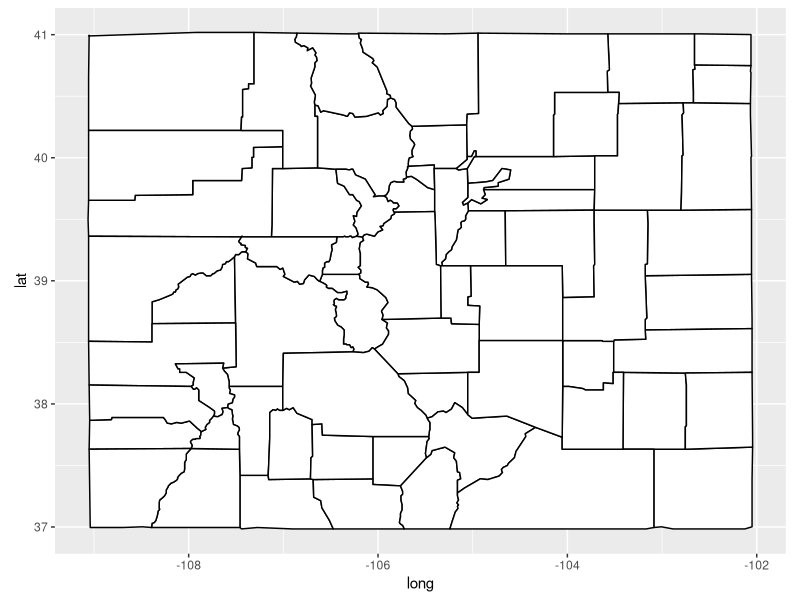
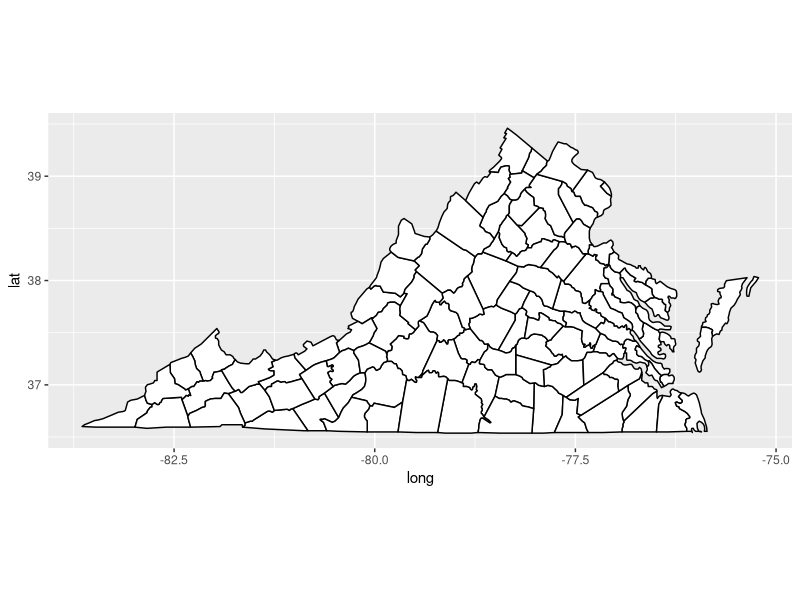
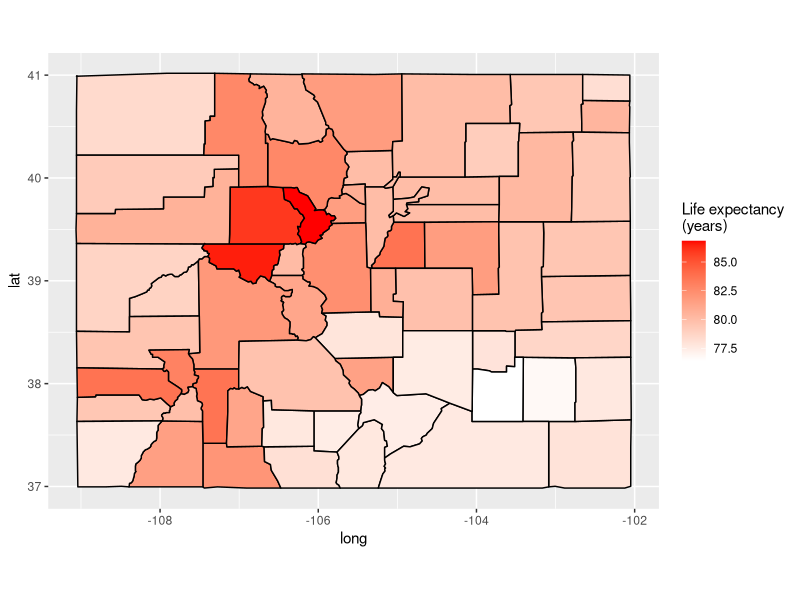
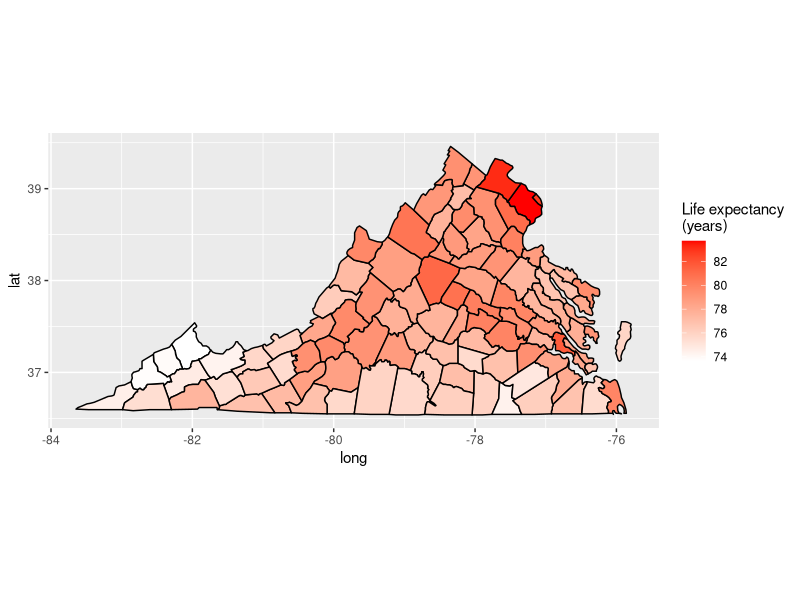
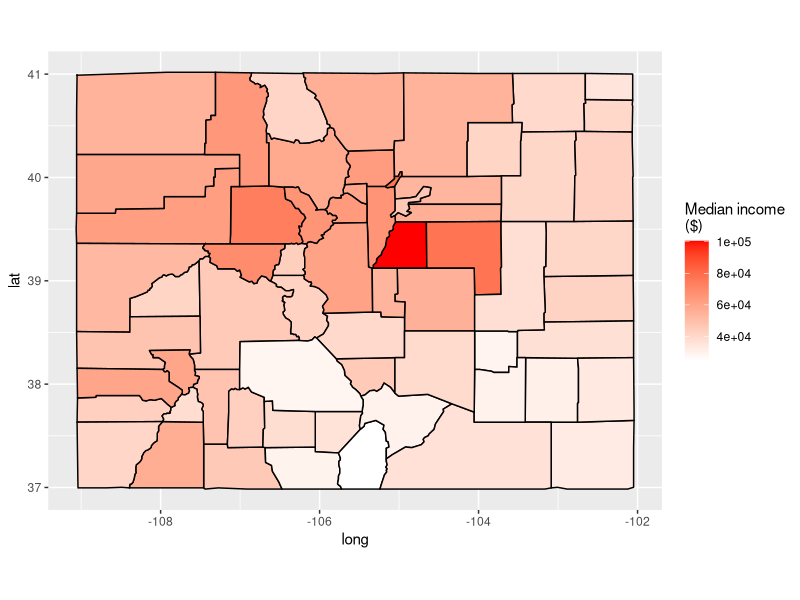
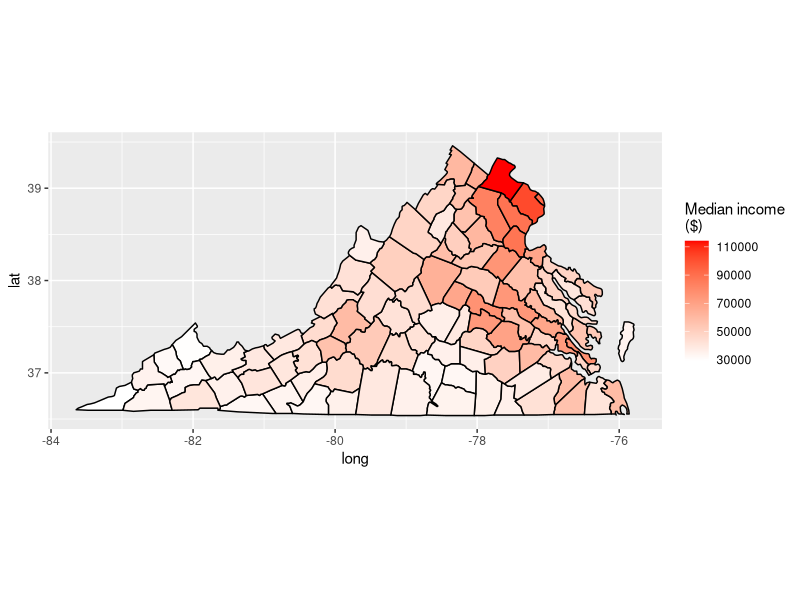
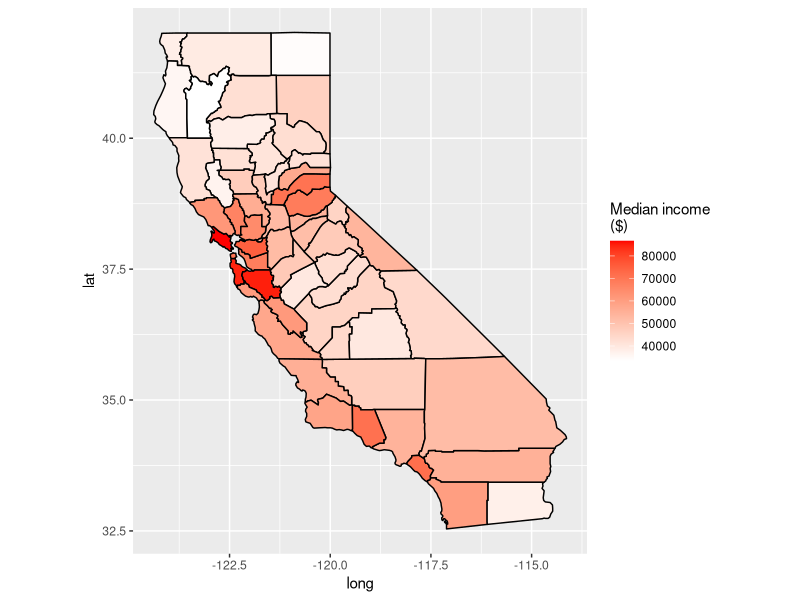
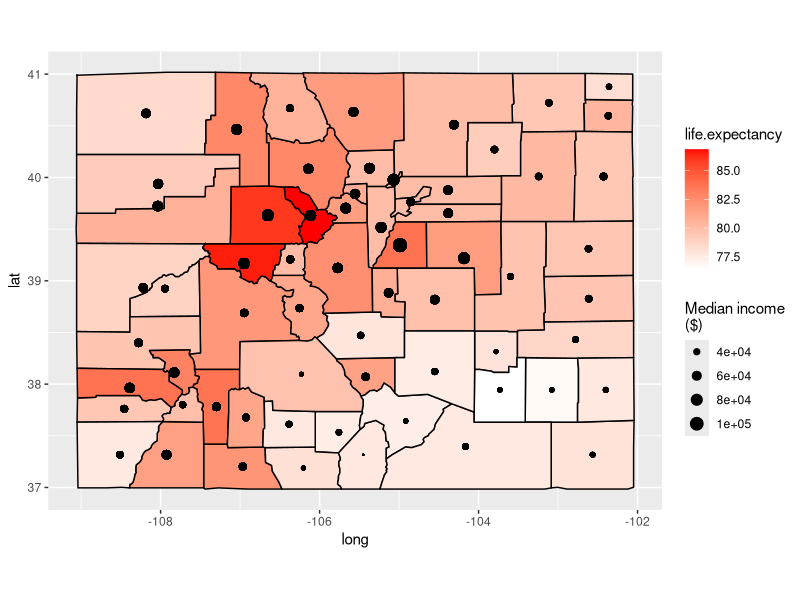

Reproduce these figures in R, in order.
## ---- chunk 1
library(maps)
library(ggplot2) 	
## ---- chunk 2
map.county <- map_data("county")
life.expectancy.county <- read.csv("data/usa_county_life_expectancy.tsv", sep="\t")
poverty.county <- read.csv("data/usa_census_poverty_data.tsv", sep="\t")
## ---- chunk 3
ggplot() +
	geom_polygon(data=subset(map.county, region == "colorado"), aes(x=long, y=lat, group=group), fill="white", color="black") +
	coord_fixed(1.3)
## ---- chunk 4
ggplot() +
	geom_polygon(data=subset(map.county, region == "virginia"), aes(x=long, y=lat, group=group), fill="white", color="black") +
	coord_fixed(1.3)
## ---- chunk 5
	data.county <- map.county
	data.county$polyname <- paste(data.county$region, data.county$subregion, sep=",")
	data.county <- merge(data.county, county.fips, by="polyname")
	data.county <- merge(data.county, poverty.county, by.x="fips", by.y="STCOU")
## ---- chunk 6
	data.county <- merge(data.county, life.expectancy.county, by.x="fips", by.y="FIPS")
	life.expectancy.split.fn <- function(val) {
		#' Breaks apart life expectancy data in () format. Returns the amount in years (as int).
		as.numeric(strsplit(val, "[ (]")[[1]][[1]])
	}
	data.county$life.expectancy <- as.numeric(lapply(as.character(data.county$Life.expectancy..2014.), life.expectancy.split.fn))
	data.county <- data.county[with(data.county, order(fips, order)),]
## ---- chunk 7
data.county.co <- subset(data.county, region == "colorado")
ggplot() +
    geom_polygon(data=data.county.co, aes(x=long, y=lat, group=group, fill=life.expectancy), color="black") +
    scale_fill_gradient(low="white", high="red", name="Life expectancy\n(years)") +
    coord_fixed(1.3)
## ---- chunk 8
data.county.va <- subset(data.county, region == "virginia")
ggplot() +
    geom_polygon(data=data.county.va, aes(x=long, y=lat, group=group, fill=life.expectancy), color="black") +
    scale_fill_gradient(low="white", high="red", name="Life expectancy\n(years)") +
    coord_fixed(1.3)
## ---- chunk 9
ggplot() +
    geom_polygon(data=data.county.co, aes(x=long, y=lat, group=group, fill=IPE010209D), color="black") +
    scale_fill_gradient(low="white", high="red", name="Median income\n($)") +
    coord_fixed(1.3)
## ---- chunk 10
ggplot() +
    geom_polygon(data=data.county.va, aes(x=long, y=lat, group=group, fill=IPE010209D), color="black") +
    scale_fill_gradient(low="white", high="red", name="Median income\n($)") +
    coord_fixed(1.3)
## ---- chunk 11
data.county.ca <- subset(data.county, region == "california")
ggplot() +
    geom_polygon(data=data.county.ca, aes(x=long, y=lat, group=group, fill=IPE010209D), color="black") +
    scale_fill_gradient(low="white", high="red", name="Median income\n($)") +
    coord_fixed(1.3)
## ---- chunk 12
polygon.center.fn = function(data) {
	0.5 * (max(data) + min(data))
}
x <- tapply(data.county$long, data.county$fips, FUN=polygon.center.fn)
y <- tapply(data.county$lat, data.county$fips, FUN=polygon.center.fn)
centers <- data.frame(fips=rownames(x), center.x=as.numeric(x), center.y=as.numeric(y))
data.county <- merge(data.county, centers, by="fips")
## ---- chunk 13
data.county.co <- subset(data.county, region == "colorado")
ggplot(data=data.county.co) +
	geom_polygon(aes(x=long, y=lat, group=group, fill=life.expectancy), color="black") +
	geom_point(aes(x=center.x, y=center.y, size=IPE010209D)) +
	scale_fill_gradient(low="white", high="red") +
	scale_size(range=range(0.01, 4), name="Median income\n($)", guide="legend") +
	coord_fixed(1.3)
## ---- chunk 14
data.county.va <- subset(data.county, region == "virginia")
ggplot(data=data.county.va) +
	geom_polygon(aes(x=long, y=lat, group=group, fill=life.expectancy), color="black") +
	geom_point(aes(x=center.x, y=center.y, size=IPE010209D)) +
	scale_fill_gradient(low="white", high="red") +
	scale_size(range=range(0.01, 4), name="Median income\n($)", guide="legend") +
	coord_fixed(1.3)	
## ---- chunk 15
data.county.ca <- subset(data.county, region == "california")
ggplot(data=data.county.ca) +
	geom_polygon(aes(x=long, y=lat, group=group, fill=life.expectancy), color="black") +
	geom_point(aes(x=center.x, y=center.y, size=IPE010209D)) +
	scale_fill_gradient(low="white", high="red") +
	scale_size(range=range(0.01, 4), name="Median income\n($)", guide="legend") +
	coord_fixed(1.3)	
## ---- chunk 16
data.county.co <- subset(data.county, region == "colorado")
ggplot(data=data.county.co) +
	geom_point(aes(x=IPE010209D, y=life.expectancy)) +
	xlab("Median family income ($)") + ylab("Life expectancy (years)")
## ---- chunk 17
ggplot(data=data.county.va, aes(x=IPE010209D, y=life.expectancy)) +
	geom_point() +
	xlab("Median family income ($)") + ylab("Life expectancy (years)")

ggplot(data=data.county.ca, aes(x=IPE010209D, y=life.expectancy)) +
	geom_point() +
	xlab("Median family income ($)") + ylab("Life expectancy (years)")
